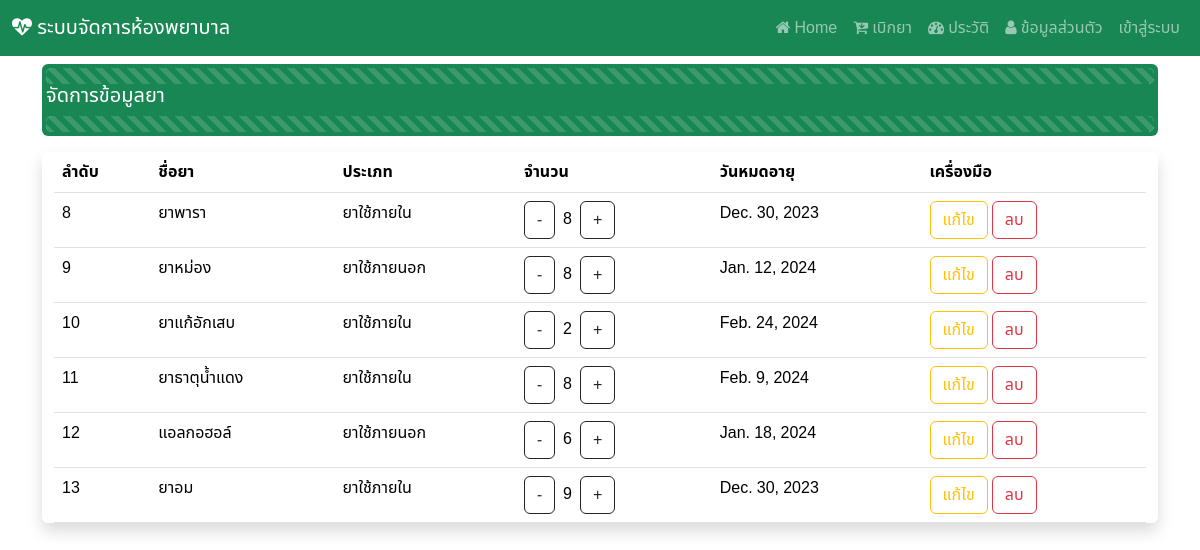
Page /manage_drug on the committed database.
### Hospital_app/models.py (models this page shows, shortened)
class drug(models.Model):
    drug_id = models.AutoField(primary_key=True)
    drug_name = models.CharField(max_length=255)
    drug_type = models.ForeignKey(d_type, on_delete=models.CASCADE)
    drug_qty = models.IntegerField()
    drug_exp = models.DateField()

class d_type(models.Model):
    type_id = models.AutoField(primary_key=True)
    type_name = models.CharField(max_length=255)
    def __str__(self):
        return f"{self.type_name}"

### Hospital_app/views.py (the view)
# urls.py: path('manage_drug',views.manage_drug),
def manage_drug(request):
    show_drug = drug.objects.all()
    context  = {"drug" : show_drug}
    return render(request,'edit_drug.html',context)

### Hospital_app/templates/edit_drug.html (shortened to what this page needs)
{% extends "base.html" %}
{% block content %}
<div class="mt-2 p-1 bg-success text-white rounded">
  <div class="progress">
    <div class="progress-bar bg-success progress-bar-striped" style="width:100%"></div>
  </div>
    <h5>จัดการข้อมูลยา</h5>
    <div class="progress">
      <div class="progress-bar bg-success progress-bar-striped" style="width:100%"></div>
    </div>
  </div>
<div class="container-fluid my-3 justify-content-center align-items-center shadow rounded">
<table class="table table-responsive">
    <thead>
        <tr>
            <th><div class="col d-none d-sm-block">
              ลำดับ
            </div></th>
            <th>ชื่อยา</th>
            <th>ประเภท</th>
            <th>จำนวน</th>
            <th>
              <div class="col d-none d-sm-block">
                วันหมดอายุ
              </div>
            </th>
            <th>เครื่องมือ</th>
        </tr>
    </thead>
    <tbody>
        {% for i in drug %}
        <tr>
            <td>{{i.drug_id}}</td>
            <td>{{i.drug_name}}</td>
            <td>{{i.drug_type}}</td>
            <td><a class="btn btn-outline-dark me-2" href="decrease_drug/{{i.drug_id}}">-</a>{{i.drug_qty}}<a class="btn btn-outline-dark ms-2" href="increase_drug/{{i.drug_id}}">+</a></td>
            <td>{{i.drug_exp}}</td>
            <td> {% comment %} ปุ่มแก้ไข และ ลบ จะกลายเป็นไอคอนไม่จอลดขนาดลง {% endcomment %}
              <div class="col d-none d-sm-block">
                <a href="edit/{{i.drug_id}}" class="btn btn-outline-warning">แก้ไข<a/>
                  <a href="#" class="btn btn-outline-danger" data-bs-toggle="modal"
                  data-bs-target="#deleteConfirmationModal"
                  onclick="setDeleteUrl('delete/{{i.drug_id}}')">
                  ลบ
                    </a>
              </div>
              </td>{% comment %} ปุ่มแก้ไข และ ลบ จะกลายเป็นไอคอนไม่จอลดขนาดลง {% endcomment %}
        </tr>
        {% endfor %}
    </tbody>
</div>
{% endblock  %}

### Hospital_app/templates/base.html (shortened to what this page needs)
<!DOCTYPE html>
<html>
  <head>
    {% load bootstrap5 %} {% bootstrap_css %} {% bootstrap_javascript %}
    <link rel="stylesheet" href="path/to/font-awesome/css/font-awesome.min.css">
    <link
      href="https://maxcdn.bootstrapcdn.com/font-awesome/4.7.0/css/font-awesome.min.css"
      rel="stylesheet"
    />
  </head>
  <body>
    <nav class="navbar navbar-expand-lg navbar-dark bg-success">
      <div class="container-fluid">
        <a class="navbar-brand" href="/"><i class="fa fa-heartbeat" aria-hidden="true"></i>
        ระบบจัดการห้องพยาบาล
        </a>
        <div class="collapse navbar-collapse" id="navbarNav">
          <ul class="navbar-nav ms-auto">
            <li class="nav-item">
              <a class="nav-link" href="/">
                <i class="fa fa-home" aria-hidden="true"></i>
                Home</a>
            </li>
            <li class="nav-item">
              <a class="nav-link" href="/buy_drug">
                <i class="fa fa-cart-arrow-down" aria-hidden="true"></i>
                เบิกยา</a>
            </li>
            <li class="nav-item">
              <a class="nav-link" href="{% url 'view_own_medication_history' %}">
                <i class="fa fa-tachometer" aria-hidden="true"></i>
                ประวัติ</a>
            </li>
            <li class="nav-item">
              <a class="nav-link" href="/edit_profile">
                <i class="fa fa-user" aria-hidden="true"></i>
                ข้อมูลส่วนตัว</a>
            </li>
            {% if user.is_authenticated %}
            <li class="nav-item">
              <a class="nav-link" href="logout">ออกจากระบบ</a>
            </li>
            {% else %}
            <li class="nav-item">
              <a class="nav-link" href="/login">เข้าสู่ระบบ</a>
            </li>
            {% endif %}
          </ul>
        </div>
      </div>
    </nav>
    <div class="container">
      {% block content%}
      {% endblock %}
    </div>
  </body>
</html>

### Hospital_app/templates/base.html (style rules this page uses)
body { font-family: "Noto Sans Thai", sans-serif; }

### rows in the picture
drug: drug_id "8", drug_name "ยาพารา", drug_type "ยาใช้ภายใน", drug_qty "8", drug_exp "Dec. 30, 2023"
drug: drug_id "9", drug_name "ยาหม่อง", drug_type "ยาใช้ภายนอก", drug_qty "8", drug_exp "Jan. 12, 2024"
drug: drug_id "10", drug_name "ยาแก้อักเสบ", drug_type "ยาใช้ภายใน", drug_qty "2", drug_exp "Feb. 24, 2024"
drug: drug_id "11", drug_name "ยาธาตุน้ำแดง", drug_type "ยาใช้ภายใน", drug_qty "8", drug_exp "Feb. 9, 2024"
drug: drug_id "12", drug_name "แอลกอฮอล์", drug_type "ยาใช้ภายนอก", drug_qty "6", drug_exp "Jan. 18, 2024"
drug: drug_id "13", drug_name "ยาอม", drug_type "ยาใช้ภายใน", drug_qty "9", drug_exp "Dec. 30, 2023"
